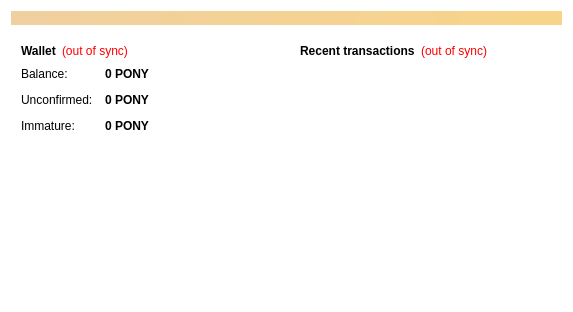
<?xml version="1.0" encoding="UTF-8"?>
<ui version="4.0">
 <class>OverviewPage</class>
 <widget class="QWidget" name="OverviewPage">
  <property name="geometry">
   <rect>
    <x>0</x>
    <y>0</y>
    <width>573</width>
    <height>312</height>
   </rect>
  </property>
  <property name="windowTitle">
   <string>Form</string>
  </property>
  <property name="styleSheet">
   <string notr="true">background-color: transparent;
background: transparent;</string>
  </property>
  <layout class="QVBoxLayout" name="topLayout">
   <item>
    <widget class="QLabel" name="labelAlerts">
     <property name="visible">
      <bool>false</bool>
     </property>
     <property name="styleSheet">
      <string notr="true">background-color: qlineargradient(x1: 0, y1: 0, x2: 1, y2: 0, stop:0 #F0D0A0, stop:1 #F8D488); color:#000000;</string>
     </property>
     <property name="wordWrap">
      <bool>true</bool>
     </property>
     <property name="margin">
      <number>3</number>
     </property>
    </widget>
   </item>
   <item>
    <layout class="QHBoxLayout" name="horizontalLayout" stretch="1,1">
     <item>
      <layout class="QVBoxLayout" name="verticalLayout_2">
       <item>
        <widget class="QFrame" name="frame">
         <property name="frameShape">
          <enum>QFrame::StyledPanel</enum>
         </property>
         <property name="frameShadow">
          <enum>QFrame::Raised</enum>
         </property>
         <layout class="QVBoxLayout" name="verticalLayout_4">
          <item>
           <layout class="QHBoxLayout" name="horizontalLayout_4">
            <item>
             <widget class="QLabel" name="label_5">
              <property name="font">
               <font>
                <weight>75</weight>
                <bold>true</bold>
               </font>
              </property>
              <property name="text">
               <string>Wallet</string>
              </property>
             </widget>
            </item>
            <item>
             <widget class="QLabel" name="labelWalletStatus">
              <property name="toolTip">
               <string>The displayed information may be out of date. Your wallet automatically synchronizes with the GlobalDenomination network after a connection is established, but this process has not completed yet.</string>
              </property>
              <property name="styleSheet">
               <string notr="true">QLabel { color: red; }</string>
              </property>
              <property name="text">
               <string notr="true">(out of sync)</string>
              </property>
              <property name="alignment">
               <set>Qt::AlignLeading|Qt::AlignLeft|Qt::AlignVCenter</set>
              </property>
             </widget>
            </item>
            <item>
             <spacer name="horizontalSpacer_2">
              <property name="orientation">
               <enum>Qt::Horizontal</enum>
              </property>
              <property name="sizeHint" stdset="0">
               <size>
                <width>40</width>
                <height>20</height>
               </size>
              </property>
             </spacer>
            </item>
           </layout>
          </item>
          <item>
           <layout class="QFormLayout" name="formLayout_2">
            <property name="fieldGrowthPolicy">
             <enum>QFormLayout::AllNonFixedFieldsGrow</enum>
            </property>
            <property name="horizontalSpacing">
             <number>12</number>
            </property>
            <property name="verticalSpacing">
             <number>12</number>
            </property>
            <item row="0" column="0">
             <widget class="QLabel" name="label">
              <property name="text">
               <string>Balance:</string>
              </property>
             </widget>
            </item>
            <item row="0" column="1">
             <widget class="QLabel" name="labelBalance">
              <property name="font">
               <font>
                <weight>75</weight>
                <bold>true</bold>
               </font>
              </property>
              <property name="cursor">
               <cursorShape>IBeamCursor</cursorShape>
              </property>
              <property name="toolTip">
               <string>Your current balance</string>
              </property>
              <property name="text">
               <string notr="true">0 PONY</string>
              </property>
              <property name="textInteractionFlags">
               <set>Qt::LinksAccessibleByMouse|Qt::TextSelectableByKeyboard|Qt::TextSelectableByMouse</set>
              </property>
             </widget>
            </item>
            <item row="1" column="0">
             <widget class="QLabel" name="label_3">
              <property name="text">
               <string>Unconfirmed:</string>
              </property>
             </widget>
            </item>
            <item row="1" column="1">
             <widget class="QLabel" name="labelUnconfirmed">
              <property name="font">
               <font>
                <weight>75</weight>
                <bold>true</bold>
               </font>
              </property>
              <property name="cursor">
               <cursorShape>IBeamCursor</cursorShape>
              </property>
              <property name="toolTip">
               <string>Total of transactions that have yet to be confirmed, and do not yet count toward the current balance</string>
              </property>
              <property name="text">
               <string notr="true">0 PONY</string>
              </property>
              <property name="textInteractionFlags">
               <set>Qt::LinksAccessibleByMouse|Qt::TextSelectableByKeyboard|Qt::TextSelectableByMouse</set>
              </property>
             </widget>
            </item>
            <item row="2" column="0">
             <widget class="QLabel" name="labelImmatureText">
              <property name="text">
               <string>Immature:</string>
              </property>
             </widget>
            </item>
            <item row="2" column="1">
             <widget class="QLabel" name="labelImmature">
              <property name="font">
               <font>
                <weight>75</weight>
                <bold>true</bold>
               </font>
              </property>
              <property name="toolTip">
               <string>Mined balance that has not yet matured</string>
              </property>
              <property name="text">
               <string notr="true">0 PONY</string>
              </property>
              <property name="textInteractionFlags">
               <set>Qt::LinksAccessibleByMouse|Qt::TextSelectableByKeyboard|Qt::TextSelectableByMouse</set>
              </property>
             </widget>
            </item>
           </layout>
          </item>
         </layout>
        </widget>
       </item>
       <item>
        <spacer name="verticalSpacer">
         <property name="orientation">
          <enum>Qt::Vertical</enum>
         </property>
         <property name="sizeHint" stdset="0">
          <size>
           <width>20</width>
           <height>40</height>
          </size>
         </property>
        </spacer>
       </item>
       <item alignment="Qt::AlignHCenter">
        <widget class="QLabel" name="label_2">
         <property name="text">
          <string/>
         </property>
         <property name="pixmap">
          <pixmap resource="../bitcoin.qrc">:/images/main_background</pixmap>
         </property>
        </widget>
       </item>
       <item>
        <spacer name="verticalSpacer_3">
         <property name="orientation">
          <enum>Qt::Vertical</enum>
         </property>
         <property name="sizeHint" stdset="0">
          <size>
           <width>20</width>
           <height>40</height>
          </size>
         </property>
        </spacer>
       </item>
      </layout>
     </item>
     <item>
      <layout class="QVBoxLayout" name="verticalLayout_3">
       <item>
        <widget class="QFrame" name="frame_2">
         <property name="frameShape">
          <enum>QFrame::StyledPanel</enum>
         </property>
         <property name="frameShadow">
          <enum>QFrame::Raised</enum>
         </property>
         <layout class="QVBoxLayout" name="verticalLayout">
          <item>
           <layout class="QHBoxLayout" name="horizontalLayout_2">
            <item>
             <widget class="QLabel" name="label_4">
              <property name="text">
               <string>&lt;b&gt;Recent transactions&lt;/b&gt;</string>
              </property>
             </widget>
            </item>
            <item>
             <widget class="QLabel" name="labelTransactionsStatus">
              <property name="toolTip">
               <string>The displayed information may be out of date. Your wallet automatically synchronizes with the GlobalDenomination network after a connection is established, but this process has not completed yet.</string>
              </property>
              <property name="styleSheet">
               <string notr="true">QLabel { color: red; }</string>
              </property>
              <property name="text">
               <string notr="true">(out of sync)</string>
              </property>
              <property name="alignment">
               <set>Qt::AlignRight|Qt::AlignTrailing|Qt::AlignVCenter</set>
              </property>
             </widget>
            </item>
            <item>
             <spacer name="horizontalSpacer">
              <property name="orientation">
               <enum>Qt::Horizontal</enum>
              </property>
              <property name="sizeHint" stdset="0">
               <size>
                <width>40</width>
                <height>20</height>
               </size>
              </property>
             </spacer>
            </item>
           </layout>
          </item>
          <item>
           <widget class="QListView" name="listTransactions">
            <property name="styleSheet">
             <string notr="true">QListView { background: transparent; }</string>
            </property>
            <property name="frameShape">
             <enum>QFrame::NoFrame</enum>
            </property>
            <property name="verticalScrollBarPolicy">
             <enum>Qt::ScrollBarAlwaysOff</enum>
            </property>
            <property name="horizontalScrollBarPolicy">
             <enum>Qt::ScrollBarAlwaysOff</enum>
            </property>
            <property name="selectionMode">
             <enum>QAbstractItemView::NoSelection</enum>
            </property>
           </widget>
          </item>
         </layout>
        </widget>
       </item>
       <item>
        <spacer name="verticalSpacer_2">
         <property name="orientation">
          <enum>Qt::Vertical</enum>
         </property>
         <property name="sizeHint" stdset="0">
          <size>
           <width>20</width>
           <height>40</height>
          </size>
         </property>
        </spacer>
       </item>
      </layout>
     </item>
    </layout>
   </item>
  </layout>
 </widget>
 <resources>
  <include location="../bitcoin.qrc"/>
 </resources>
 <connections/>
</ui>
